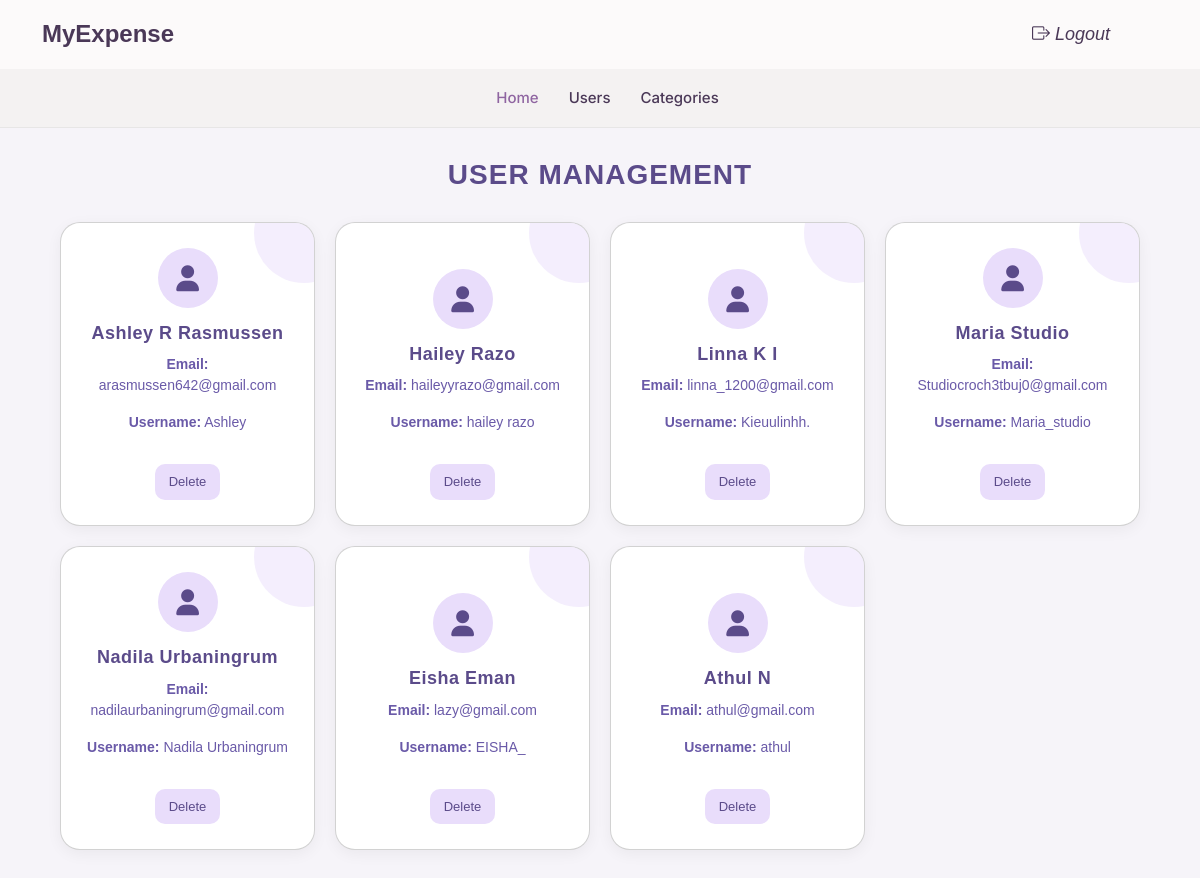
/users/, run on the app's committed database.
### app/models.py (models this page shows)
class UserProfile(models.Model):
    user_id = models.ForeignKey(User, on_delete=models.CASCADE)
    user_type = models.CharField(max_length=50, null=True,blank=True)

### app/views.py (the view)
# urls.py: path('users/',views.User_management,name="users"),
def User_management(request):
    all=UserProfile.objects.filter(user_type='regular')
    return render(request,'users_management.html',{'users':all})

### template/users_management.html (shortened to what this page needs)
{% include 'admin_header.html' %}
<!DOCTYPE html>
<html lang="en">
<head>
  <link href="https://cdnjs.cloudflare.com/ajax/libs/font-awesome/6.4.0/css/all.min.css" rel="stylesheet">
</head>
<body>
  <h2>USER MANAGEMENT</h2>
  <div class="grid">
    {% for i in users %}
      <div class="card">
        <div class="icon"><i class="fa-solid fa-user"></i></div>
        <h3>{{ i.user_id.first_name }} {{ i.user_id.last_name }}</h3>
        <div class="info">
          <p><strong>Email:</strong> {{ i.user_id.email }}</p>
          <p><strong>Username:</strong> {{ i.user_id.username }}</p>
        </div>
        <div class="actions">
            <a href="{% url 'userdelete' id=i.id %}" class="view">Delete</a></td>
        </div>
      </div>
    {% endfor %}
  </div>
</body>
</html>

### template/users_management.html (style rules this page uses)
body { font-family: 'Poppins', sans-serif; background: #f6f4f9; margin: 0; padding: 0; }
h2 { text-align: center; font-size: 28px; font-weight: 600; margin: 30px 0; color: #5b4b8a; letter-spacing: 1px; }
.grid { display: grid; grid-template-columns: repeat(auto-fit, minmax(240px, 1fr)); gap: 20px; width: 90%; margin: auto; padding-bottom: 30px; }
.card { background: #fff; border-radius: 20px; box-shadow: 0 4px 15px rgba(0, 0, 0, 0.05); padding: 25px 20px; text-align: center; transition: transform 0.2s ease, box-shadow 0.2s ease; position: relative; overflow: hidden; }
.card::before { content: ""; position: absolute; top: -40px; right: -40px; width: 100px; height: 100px; background: #e9ddfb; border-radius: 50%; opacity: 0.5; }
.icon { width: 60px; height: 60px; background: #e9ddfb; border-radius: 50%; display: flex; align-items: center; justify-content: center; margin: auto; font-size: 26px; color: #5b4b8a; margin-bottom: 15px; }
.card h3 { margin: 0; font-size: 18px; font-weight: 600; color: #5b4b8a; text-transform: capitalize; letter-spacing: 0.5px; }
.info { font-size: 14px; color: #6a5aa8; margin-top: 10px; line-height: 1.5; }
.actions { margin-top: 15px; display: flex; justify-content: center; gap: 12px; }
.actions a { text-decoration: none; padding: 8px 14px; border-radius: 10px; font-size: 13px; font-weight: 500; transition: 0.3s; }
.view { background: #e9ddfb; color: #5b4b8a; }

### data on the page
UserProfile: user_id.first_name "Ashley R", user_id.last_name "Rasmussen", user_id.email "arasmussen642@gmail.com", user_id.username "Ashley"
UserProfile: user_id.first_name "Hailey", user_id.last_name "Razo", user_id.email "haileyyrazo@gmail.com", user_id.username "hailey razo"
UserProfile: user_id.first_name "Linna", user_id.last_name "K I", user_id.email "linna_1200@gmail.com", user_id.username "Kieuulinhh."
UserProfile: user_id.first_name "Maria", user_id.last_name "Studio", user_id.email "Studiocroch3tbuj0@gmail.com", user_id.username "Maria_studio"
UserProfile: user_id.first_name "Nadila", user_id.last_name "Urbaningrum", user_id.email "nadilaurbaningrum@gmail.com", user_id.username "Nadila Urbaningrum"
UserProfile: user_id.first_name "Eisha", user_id.last_name "Eman", user_id.email "lazy@gmail.com", user_id.username "EISHA_"
UserProfile: user_id.first_name "Athul", user_id.last_name "N", user_id.email "athul@gmail.com", user_id.username "athul"
